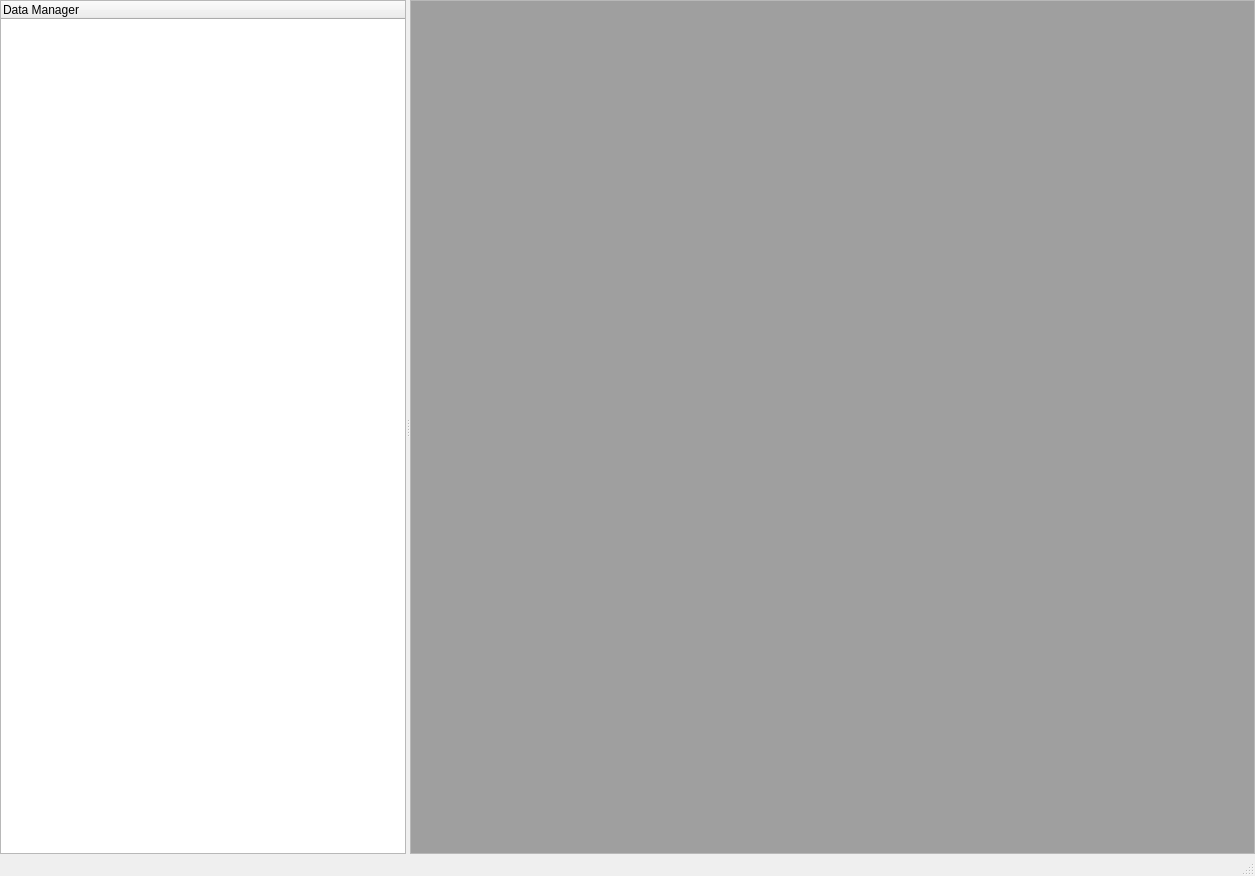
<?xml version="1.0" encoding="UTF-8"?>
<ui version="4.0">
 <class>ossimGuiMainWindow</class>
 <widget class="QMainWindow" name="ossimGuiMainWindow">
  <property name="geometry">
   <rect>
    <x>0</x>
    <y>0</y>
    <width>1255</width>
    <height>876</height>
   </rect>
  </property>
  <property name="acceptDrops">
   <bool>true</bool>
  </property>
  <property name="windowTitle">
   <string>OSSIM Main WIndow</string>
  </property>
  <widget class="QWidget" name="m_centralWidget">
   <property name="acceptDrops">
    <bool>false</bool>
   </property>
   <layout class="QHBoxLayout" name="horizontalLayout">
    <property name="margin">
     <number>0</number>
    </property>
    <item>
     <widget class="QSplitter" name="m_splitter">
      <property name="orientation">
       <enum>Qt::Horizontal</enum>
      </property>
      <widget class="ossimGui::DataManagerWidget" name="m_dataManagerWidget">
       <property name="selectionMode">
        <enum>QAbstractItemView::ExtendedSelection</enum>
       </property>
       <column>
        <property name="text">
         <string>Data Manager</string>
        </property>
       </column>
      </widget>
      <widget class="QMdiArea" name="m_mdiArea">
       <property name="acceptDrops">
        <bool>false</bool>
       </property>
       <property name="frameShape">
        <enum>QFrame::StyledPanel</enum>
       </property>
       <property name="frameShadow">
        <enum>QFrame::Plain</enum>
       </property>
       <property name="lineWidth">
        <number>1</number>
       </property>
       <property name="verticalScrollBarPolicy">
        <enum>Qt::ScrollBarAsNeeded</enum>
       </property>
       <property name="horizontalScrollBarPolicy">
        <enum>Qt::ScrollBarAsNeeded</enum>
       </property>
       <property name="viewMode">
        <enum>QMdiArea::SubWindowView</enum>
       </property>
       <property name="tabShape">
        <enum>QTabWidget::Rounded</enum>
       </property>
      </widget>
     </widget>
    </item>
   </layout>
  </widget>
  <widget class="QMenuBar" name="m_menubar">
   <property name="geometry">
    <rect>
     <x>0</x>
     <y>0</y>
     <width>1255</width>
     <height>22</height>
    </rect>
   </property>
  </widget>
  <widget class="QStatusBar" name="m_statusbar"/>
  <action name="actionSubwindow_View">
   <property name="text">
    <string>Subwindow View</string>
   </property>
  </action>
  <action name="m_actionWindowTabbedView">
   <property name="checkable">
    <bool>true</bool>
   </property>
   <property name="text">
    <string>Tabbed View</string>
   </property>
  </action>
  <action name="m_actionCloseProject">
   <property name="text">
    <string>Close Project</string>
   </property>
  </action>
  <action name="m_actionNewProject">
   <property name="text">
    <string>New Project</string>
   </property>
  </action>
  <action name="m_actionSaveSessionAs">
   <property name="text">
    <string>Save Project As</string>
   </property>
  </action>
  <action name="m_actionSaveSession">
   <property name="text">
    <string>Save Project</string>
   </property>
  </action>
  <action name="m_actionDatumConverter">
   <property name="text">
    <string>Datum Converter</string>
   </property>
  </action>
 </widget>
 <customwidgets>
  <customwidget>
   <class>ossimGui::DataManagerWidget</class>
   <extends>QTreeWidget</extends>
   <header>ossimGui/DataManagerWidget.h</header>
  </customwidget>
 </customwidgets>
 <resources/>
 <connections/>
</ui>
